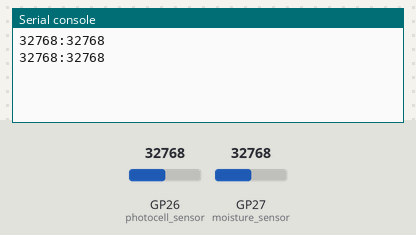
This program was run on a simulated Raspberry Pi Pico running MicroPython. On the bench: the last lines printed to the serial console. The test bench sets the inputs (shaded band); at power-on: GP26 (photocell_sensor) = 32768, GP27 (moisture_sensor) = 32768 (analog values on the 0–65535 scale).

Above: at 1.2 s.
1.3 s: GP26 (photocell_sensor) set to 45874
At 2.5 s:
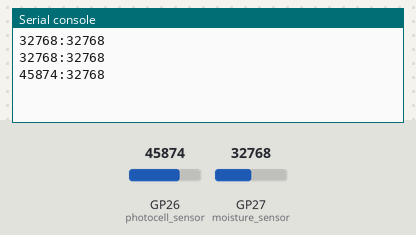
2.8 s: GP27 (moisture_sensor) set to 45874
At 3.8 s:
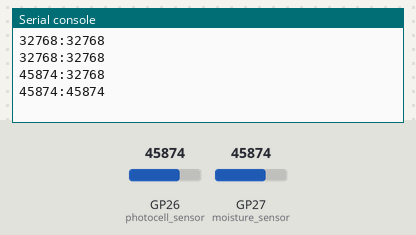
4.3 s: GP26 (photocell_sensor) set to 57670
At 5.6 s:
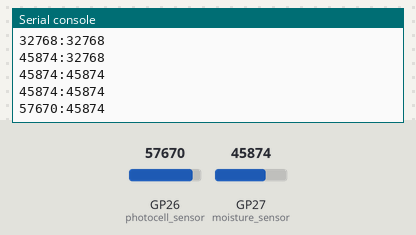
5.8 s: GP27 (moisture_sensor) set to 57670
At 6.8 s:
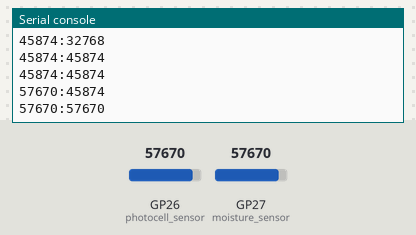
Timing chart, 0 to 8.3 s (numbered marks = the images above; inputs shaded):
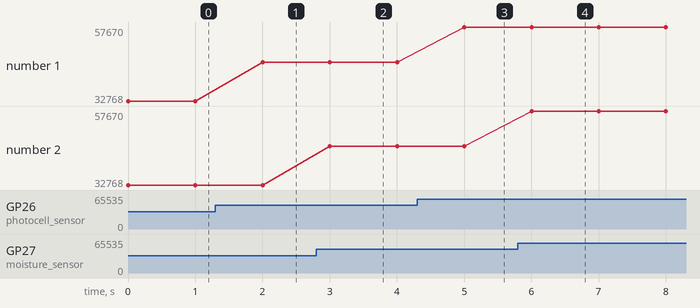

Measured:
- after the input at 1.3 s, the serial console: prints a new line after 0.70 s (image 1)
- after the input at 2.8 s, the serial console: prints a new line after 0.20 s (image 2)
- after the input at 4.3 s, the serial console: prints a new line after 0.70 s (image 3)
- after the input at 5.8 s, the serial console: prints a new line after 0.20 s (image 4)
- plotted number 1: 32768 → 45874 after the input at 1.3 s, 45874 → 57670 after the input at 4.3 s

The program:

main.py
```python
import machine
import utime

# Analog to Digital Converter pins
photocell_sensor = machine.ADC(26)
moisture_sensor = machine.ADC(27)

while True:
    photocell_value = photocell_sensor.read_u16() # Photocell sensor reading
    moisture_value = moisture_sensor.read_u16() # Moisture sensor reading

    send_value = str(photocell_value) + ":" + str(moisture_value) # Readings from sensors separated by colon symbol

    print(send_value) # Printed values can be read from USB
    utime.sleep(1) # Send updates every second
```
